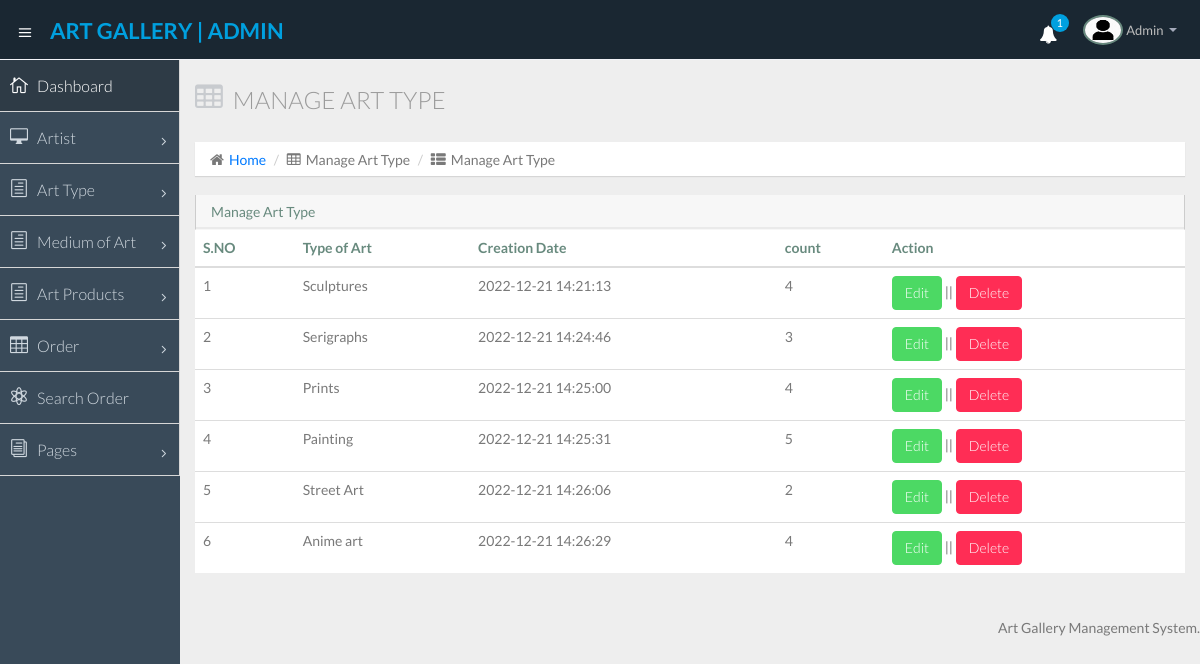
Page /admin/manage-art-type.php (signed in) on the committed database.
### tables this page shows
CREATE TABLE `tblarttype` (
  `ID` int(5) NOT NULL,
  `ArtType` varchar(250) DEFAULT NULL,
  `CreationDate` timestamp NULL DEFAULT current_timestamp()
);

### admin/manage-art-type.php (the view, shortened to what this page needs)
<?php
include('includes/dbconnection.php');
if (strlen($_SESSION['agmsaid']==0)) {
  header('location:logout.php');
  } else{
  ?>
<!DOCTYPE html>
<html lang="en">
<head>
  <link href="css/bootstrap.min.css" rel="stylesheet">
  <link href="css/bootstrap-theme.css" rel="stylesheet">
  <link href="css/elegant-icons-style.css" rel="stylesheet" />
  <link href="css/font-awesome.min.css" rel="stylesheet" />
  <link href="css/style.css" rel="stylesheet">
  <link href="css/style-responsive.css" rel="stylesheet" />
</head>
<body>
  <section id="container" class="">
    <?php include_once('includes/header.php');?>
    <?php include_once('includes/sidebar.php');?>
    <section id="main-content">
      <section class="wrapper">
        <div class="row">
          <div class="col-lg-12">
            <h3 class="page-header"><i class="fa fa-table"></i> Manage Art Type</h3>
            <ol class="breadcrumb">
              <li><i class="fa fa-home"></i><a href="dashboard.php">Home</a></li>
              <li><i class="fa fa-table"></i>Manage Art Type</li>
              <li><i class="fa fa-th-list"></i>Manage Art Type</li>
            </ol>
          </div>
        </div>
        <div class="row">
          <div class="col-sm-12">
            <section class="panel">
              <header class="panel-heading">
                Manage Art Type
              </header>
              <table class="table">
                <thead>
                                            <tr>
                  <th>S.NO</th>
                    <th>Type of Art</th>
                    <th>Creation Date</th>
                    <th>count</th>
                          <th>Action</th>
                </tr>
                                        </thead>
               <?php
$ret=mysqli_query($con,"select *from  tblarttype");
$cnt=1;
while ($row=mysqli_fetch_array($ret)) {
  $id = $row['ID'];
      $artype = "SELECT * FROM tblartproduct WHERE ArtType='$id' ";
      $artresult = mysqli_query($con, $artype);
      $artcount = mysqli_num_rows($artresult);
?>
                <tr>
                  <td><?php echo $cnt;?></td>
            <td><?php  echo $row['ArtType'];?></td>
                  <td><?php  echo $row['CreationDate'];?></td>
                  <td><?php  echo $artcount;?></td>
                  <td><a href="edit-art-type-detail.php?editid=<?php echo $row['ID'];?>" class="btn btn-success">Edit</a> || <a href="manage-art-type.php?delid=<?php echo $row['ID'];?>" class="btn btn-danger">Delete</a></td>
                </tr>
                <?php
$cnt=$cnt+1;
}?>
              </table>
            </section>
          </div>
        </div>
      </section>
    </section>
    <?php include_once('includes/footer.php');?>
  </section>
</body>
</html>
<?php }  ?>

### admin/includes/header.php (shortened to what this page needs)
   <?php
include('includes/dbconnection.php');
?>
   <header class="header dark-bg">
      <div class="toggle-nav">
        <div class="icon-reorder tooltips" data-original-title="Toggle Navigation" data-placement="bottom"><i class="icon_menu"></i></div>
      </div>
<?php
$adid=$_SESSION['agmsaid'];
$ret=mysqli_query($con,"select AdminName from tbladmin where ID='$adid'");
$row=mysqli_fetch_array($ret);
$name=$row['AdminName'];
?>
      <a href="dashboard.php" class="logo"><span class="lite"><strong> ART GALLERY | Admin</strong></span></a>
      <div class="top-nav notification-row">
        <ul class="nav pull-right top-menu">
          <li id="alert_notificatoin_bar" class="dropdown">
            <?php
$ret1=mysqli_query($con,"select *from  tblorder where (Status='' ||  Status is null)");
$num1=mysqli_num_rows($ret1);?>
            <a data-toggle="dropdown" class="dropdown-toggle" href="#">
                            <i class="fa fa-bell" style="color:#fff;"></i>
                            <span class="badge bg-important"><?php echo $num1;?></span>
                        </a>
          </li>
          <li class="dropdown">
            <a data-toggle="dropdown" class="dropdown-toggle" href="#">
                            <span class="profile-ava">
                                <img alt="" src="images/av1.jpg" width="40" height="30">
                            </span>
                            <span class="username"><?php echo $name; ?></span>
                            <b class="caret"></b>
                        </a>
          </li>
        </ul>
      </div>
    </header>

### rows in the picture
tblarttype: ArtType "Sculptures", CreationDate "2022-12-21 14:21:13", artcount "4"
tblarttype: ArtType "Serigraphs", CreationDate "2022-12-21 14:24:46", artcount "3"
tblarttype: ArtType "Prints", CreationDate "2022-12-21 14:25:00", artcount "4"
tblarttype: ArtType "Painting", CreationDate "2022-12-21 14:25:31", artcount "5"
tblarttype: ArtType "Street Art", CreationDate "2022-12-21 14:26:06", artcount "2"
tblarttype: ArtType "Anime art", CreationDate "2022-12-21 14:26:29", artcount "4"

### other values in the picture
$num1 "1"
$name "Admin"
